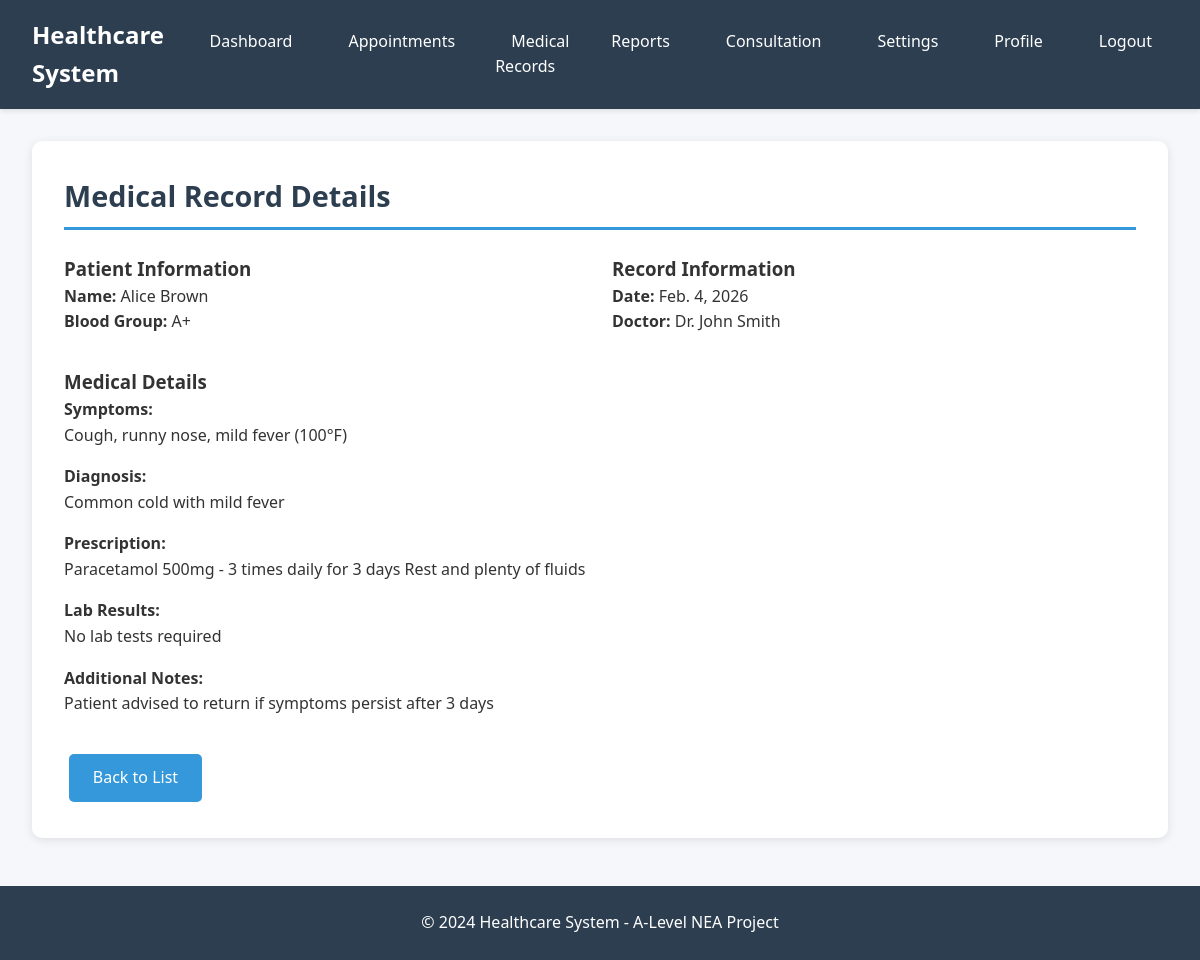
Screenshot of /reports/medical-records/1/ (signed in) with the database file from the repository.
### reports/models.py (models this page shows, shortened)
class MedicalRecord(models.Model):
    patient = models.ForeignKey(PatientProfile, on_delete=models.CASCADE, related_name='medical_records')
    doctor = models.ForeignKey(DoctorProfile, on_delete=models.SET_NULL, null=True, related_name='created_records')
    appointment = models.ForeignKey(Appointment, on_delete=models.SET_NULL, null=True, blank=True, related_name='records')
    diagnosis = models.TextField()
    symptoms = models.TextField()
    prescription = models.TextField()
    lab_results = models.TextField(blank=True)
    notes = models.TextField(blank=True)
    record_date = models.DateField(auto_now_add=True)
    created_at = models.DateTimeField(auto_now_add=True)
    updated_at = models.DateTimeField(auto_now=True)
    class Meta:
        ordering = ['-record_date', '-created_at']

### accounts/models.py (models this page shows, shortened)
class PatientProfile(models.Model):
    user_profile = models.OneToOneField(UserProfile, on_delete=models.CASCADE, related_name='patient_info')
    blood_group = models.CharField(max_length=5, blank=True)
    emergency_contact = models.CharField(max_length=15, blank=True)
    emergency_contact_name = models.CharField(max_length=100, blank=True)
    allergies = models.TextField(blank=True)
    chronic_conditions = models.TextField(blank=True)

class UserProfile(models.Model):
    USER_TYPE_CHOICES = [
        ('doctor', 'Doctor'),
        ('patient', 'Patient'),
    ]
    user = models.OneToOneField(User, on_delete=models.CASCADE, related_name='profile')
    user_type = models.CharField(max_length=10, choices=USER_TYPE_CHOICES)
    phone_number = models.CharField(max_length=15, blank=True)
    date_of_birth = models.DateField(null=True, blank=True)
    address = models.TextField(blank=True)
    profile_picture = models.ImageField(upload_to='profile_pics/', blank=True, null=True)
    created_at = models.DateTimeField(auto_now_add=True)
    updated_at = models.DateTimeField(auto_now=True)
    email_notifications = models.BooleanField(default=True)
    sms_notifications = models.BooleanField(default=False)

class DoctorProfile(models.Model):
    user_profile = models.OneToOneField(UserProfile, on_delete=models.CASCADE, related_name='doctor_info')
    specialization = models.CharField(max_length=100)
    qualification = models.CharField(max_length=200)
    experience_years = models.IntegerField(default=0)
    license_number = models.CharField(max_length=50, unique=True)
    consultation_fee = models.DecimalField(max_digits=10, decimal_places=2, default=0.00)
    available = models.BooleanField(default=True)
    bio = models.TextField(blank=True)

### reports/views.py (the view)
# urls.py: path('medical-records/<int:pk>/', views.medical_record_detail, name='medical_record_detail'),
@login_required
def medical_record_detail(request, pk):
    medical_record = get_object_or_404(MedicalRecord, pk=pk)
    user_profile = UserProfile.objects.get(user=request.user)
    if user_profile.user_type == 'doctor':
        doctor_profile = DoctorProfile.objects.get(user_profile=user_profile)
    else:
        patient_profile = PatientProfile.objects.get(user_profile=user_profile)
        if medical_record.patient != patient_profile:
            messages.error(request, 'You do not have permission to view this record.')
            return redirect('dashboard:home')
    context = {
        'medical_record': medical_record,
        'user_profile': user_profile,
    }
    return render(request, 'reports/medical_record_detail.html', context)

### templates/reports/medical_record_detail.html (shortened to what this page needs)
{% extends 'base.html' %}
{% block content %}
<div class="card">
    <h2 class="card-header">Medical Record Details</h2>
    <div class="grid">
        <div>
            <h3>Patient Information</h3>
            <p><strong>Name:</strong> {{ medical_record.patient.user_profile.user.get_full_name }}</p>
            <p><strong>Blood Group:</strong> {{ medical_record.patient.blood_group }}</p>
        </div>
        <div>
            <h3>Record Information</h3>
            <p><strong>Date:</strong> {{ medical_record.record_date }}</p>
            <p><strong>Doctor:</strong> Dr. {{ medical_record.doctor.user_profile.user.get_full_name }}</p>
        </div>
    </div>
    <div style="margin-top: 2rem;">
        <h3>Medical Details</h3>
        <div style="margin-bottom: 1rem;">
            <strong>Symptoms:</strong>
            <p>{{ medical_record.symptoms }}</p>
        </div>
        <div style="margin-bottom: 1rem;">
            <strong>Diagnosis:</strong>
            <p>{{ medical_record.diagnosis }}</p>
        </div>
        <div style="margin-bottom: 1rem;">
            <strong>Prescription:</strong>
            <p>{{ medical_record.prescription }}</p>
        </div>
        {% if medical_record.lab_results %}
        <div style="margin-bottom: 1rem;">
            <strong>Lab Results:</strong>
            <p>{{ medical_record.lab_results }}</p>
        </div>
        {% endif %}
        {% if medical_record.notes %}
        <div style="margin-bottom: 1rem;">
            <strong>Additional Notes:</strong>
            <p>{{ medical_record.notes }}</p>
        </div>
        {% endif %}
    </div>
    <div style="margin-top: 2rem;">
        <a href="{% url 'reports:medical_records_list' %}" class="btn">Back to List</a>
    </div>
</div>
{% endblock %}

### templates/base.html (style rules this page uses)
* { margin: 0; padding: 0; box-sizing: border-box; }
body { font-family: 'Segoe UI', Tahoma, Geneva, Verdana, sans-serif; background-color: #f5f7fa; color: #333; line-height: 1.6; }
.card { background: white; border-radius: 10px; padding: 2rem; margin-bottom: 2rem; box-shadow: 0 2px 10px rgba(0,0,0,0.1); }
.card-header { font-size: 1.8rem; margin-bottom: 1.5rem; color: #2c3e50; border-bottom: 3px solid #3498db; padding-bottom: 0.5rem; }
.btn { display: inline-block; padding: 0.7rem 1.5rem; background-color: #3498db; color: white; text-decoration: none; border-radius: 5px; border: none; cursor: pointer; font-size: 1rem; transition: background-color 0.3s; margin: 0.3rem; }
.grid { display: grid; grid-template-columns: repeat(auto-fit, minmax(300px, 1fr)); gap: 1.5rem; margin-top: 1rem; }

### rows the page displays
MedicalRecord: patient.user_profile.user.get_full_name "Alice Brown", patient.blood_group "A+", record_date "Feb. 4, 2026", doctor.user_profile.user.get_full_name "John Smith", symptoms "Cough, runny nose, mild fever (100°F)", diagnosis "Common cold with mild fever", prescription "Paracetamol 500mg - 3 times daily for 3 days Rest and plenty of fluids", lab_results "No lab tests required", notes "Patient advised to return if symptoms persist after 3 days"
